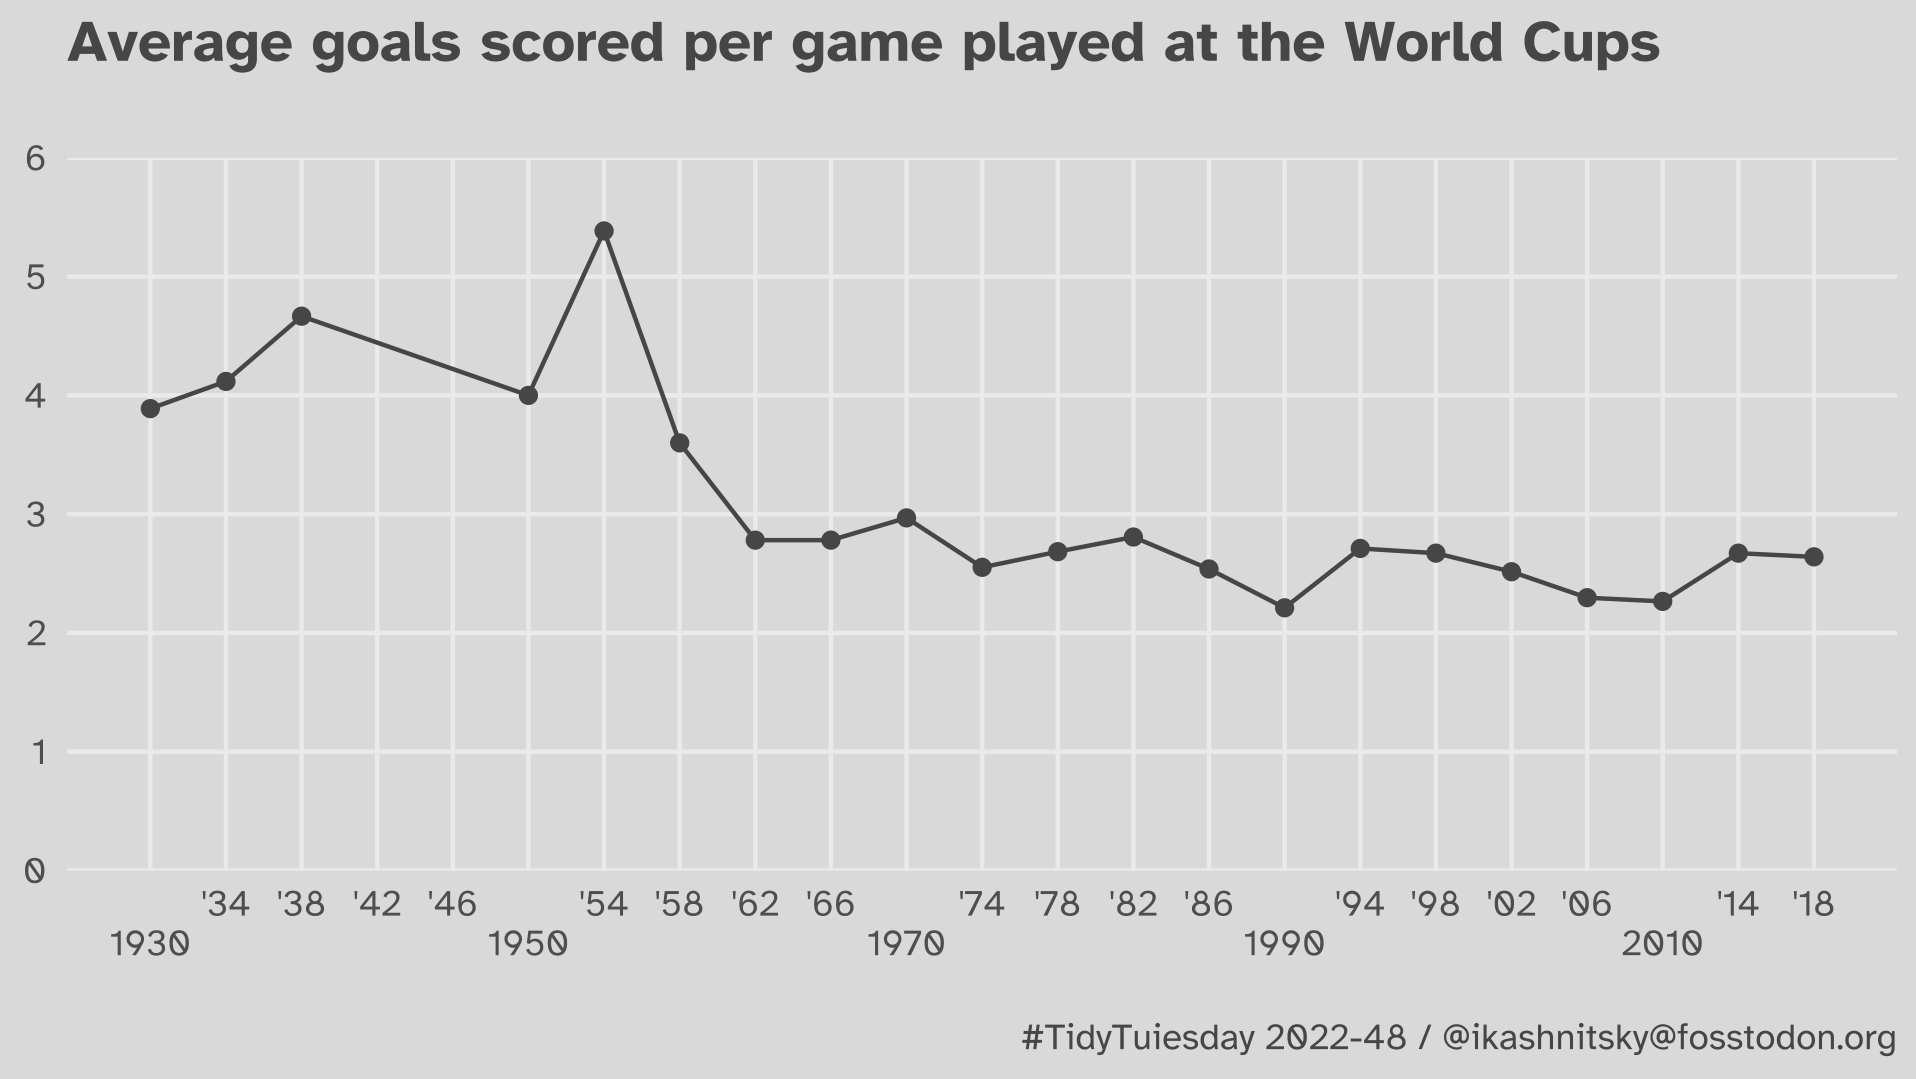

Recreate this plot in R.
#===============================================================================
# 2022-12-01 -- TidyTuesay
# 2022-48 World Cups
# Ilya Kashnitsky, [email redacted], @ikashnitsky
#===============================================================================

library(tidyverse)
library(sysfonts)
library(showtext)


sysfonts::font_add_google("Atkinson Hyperlegible", "ah")
showtext_auto()

#dowbload data
wcmatches <- readr::read_csv('https://raw.githubusercontent.com/rfordatascience/tidytuesday/master/data/2022/2022-11-29/wcmatches.csv')
worldcups <- readr::read_csv('https://raw.githubusercontent.com/rfordatascience/tidytuesday/master/data/2022/2022-11-29/worldcups.csv')


brk <- seq(1930, 2018, 4)
lbl <-  tibble(brk = brk %>% paste) %>%
    mutate(
        lbl = case_when(
            str_sub(brk, 4, 4) == "0" ~ brk %>% paste0("\n", .),
            TRUE ~ str_sub(brk, 3, 4) %>% paste0("'", .)
        )
    ) %>%
    pull(lbl)

worldcups %>%
    ggplot(aes(year, goals_scored/games))+
    geom_line(color = "#444444")+
    geom_point(color = "#444444")+
    scale_y_continuous(limits = c(0, 6), expand = c(0, 0))+
    scale_x_continuous(breaks = brk, labels = lbl)+
    theme_minimal()+
    theme(
        panel.grid.minor = element_blank(),
        text = element_text(family = "ah"),
        plot.subtitle = element_text(
            size = 14, color = "#444444", face = 2
        ),
        plot.caption = element_text(color = "#444444")
    )+
    labs(
        subtitle = "Average goals scored per game played at the World Cups\n",
        y = NULL,
        x = NULL,
        caption = "\n#TidyTuiesday 2022-48 / @[email redacted]"
    )

ggsave("2022-48-world-cups//world-cups.pdf",
       width = 6.4, height = 3.6,
       bg = "#dadada")
